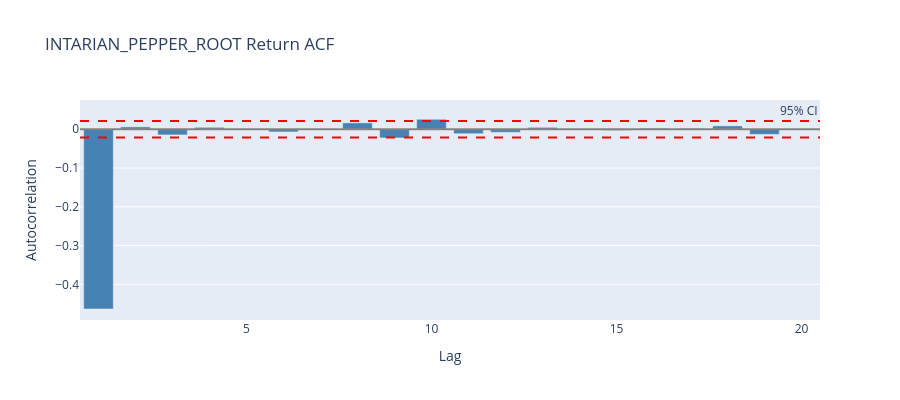

Notebook code for this chart:
### Markdown cell above
## Step 5: Return Autocorrelation

### Code cell
wm = wall_mid_df.sort('timestamp')['wall_mid'].to_numpy()
acf, ci = return_autocorrelation(wm, max_lag=20)

fig = plot_autocorrelation(acf, ci, title=f'{PRODUCT} Return ACF')
fig.show()

# 解读
print(f'ACF(1) = {acf[0]:.4f}, 95% CI = +/-{ci:.4f}')
if abs(acf[0]) < ci:
    print('-> 不可预测，专注做市')
elif acf[0] < -ci:
    print('-> 短期均值回复，可以逆向交易')
else:
    print('-> 短期动量，taker 有 informed signal')

### Figure 1 — Plotly figure (JSON) as saved in the notebook; plotly's stock layout.template omitted (floating-point values rounded to 4 significant figures)
{"data": [{"marker": {"color": "steelblue"}, "name": "ACF", "type": "bar", "x": [1, 2, 3, 4, 5, 6, 7, 8, 9, 10, 11, 12, 13, 14, 15, 16, 17, 18, 19, 20], "y": [-0.4634, 0.006155, -0.01459, 0.004921, 0.000544, -0.006915, -0.0005824, 0.01641, -0.02242, 0.0257, -0.01154, -0.007991, 0.004844, -0.0009237, -0.002806, 0.002395, 0.00154, 0.008623, -0.0132, -7.064e-05]}], "layout": {"annotations": [{"showarrow": false, "text": "95% CI", "x": 1, "xanchor": "right", "xref": "x domain", "y": 0.02126, "yanchor": "bottom", "yref": "y"}], "height": 400, "shapes": [{"line": {"color": "red", "dash": "dash"}, "type": "line", "x0": 0, "x1": 1, "xref": "x domain", "y0": 0.02126, "y1": 0.02126, "yref": "y"}, {"line": {"color": "red", "dash": "dash"}, "type": "line", "x0": 0, "x1": 1, "xref": "x domain", "y0": -0.02126, "y1": -0.02126, "yref": "y"}, {"line": {"color": "gray"}, "type": "line", "x0": 0, "x1": 1, "xref": "x domain", "y0": 0, "y1": 0, "yref": "y"}], "title": {"text": "INTARIAN_PEPPER_ROOT Return ACF"}, "xaxis": {"title": {"text": "Lag"}}, "yaxis": {"title": {"text": "Autocorrelation"}}}}
